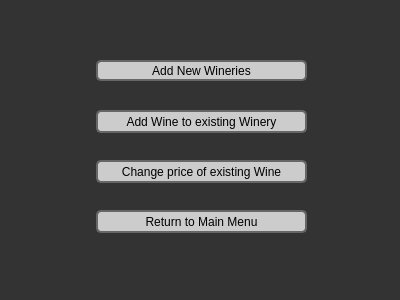
<?xml version="1.0" encoding="UTF-8"?>
<ui version="4.0">
 <class>admenu</class>
 <widget class="QDialog" name="admenu">
  <property name="geometry">
   <rect>
    <x>0</x>
    <y>0</y>
    <width>400</width>
    <height>300</height>
   </rect>
  </property>
  <property name="windowTitle">
   <string>Dialog</string>
  </property>
  <property name="styleSheet">
   <string notr="true">QPushButton,QSpinBox{background-color: #ccc;}

QPushButton:hover
{
background: #eee;
cursor: pointer;
  
}
QDialog
{
 background: #333;
}
QPushButton {  border: 2px solid #666;border-radius: 5px;z-index:1000;}

QPushButton#viewWineries
{ 
height:100px;
}
QLabel
{
 
 color:#fff;
}
 
#columnView
{z-index: 0; 
background:#666;
} 

#frame,#frame_2,#frame_3
{
   background: #666;
border-bottom: 1px solid #ccc;
}
#frame_4,#frame_5,#frame_6
{
border-bottom: 1px solid #ccc;
   background: #999;
} </string>
  </property>
  <widget class="QPushButton" name="ReturnToMenuButton">
   <property name="geometry">
    <rect>
     <x>96</x>
     <y>210</y>
     <width>211</width>
     <height>23</height>
    </rect>
   </property>
   <property name="text">
    <string>Return to Main Menu</string>
   </property>
  </widget>
  <widget class="QPushButton" name="AddWineriesButton">
   <property name="geometry">
    <rect>
     <x>96</x>
     <y>60</y>
     <width>211</width>
     <height>21</height>
    </rect>
   </property>
   <property name="text">
    <string>Add New Wineries</string>
   </property>
  </widget>
  <widget class="QPushButton" name="ChangeWinePriceButton">
   <property name="geometry">
    <rect>
     <x>96</x>
     <y>160</y>
     <width>211</width>
     <height>23</height>
    </rect>
   </property>
   <property name="text">
    <string>Change price of existing Wine</string>
   </property>
  </widget>
  <widget class="QPushButton" name="AddWineButton">
   <property name="geometry">
    <rect>
     <x>96</x>
     <y>110</y>
     <width>211</width>
     <height>23</height>
    </rect>
   </property>
   <property name="text">
    <string>Add Wine to existing Winery</string>
   </property>
  </widget>
 </widget>
 <resources/>
 <connections/>
</ui>
